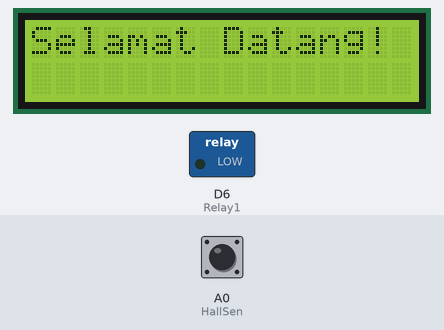
This sketch was run on a simulated ESP8266 (NodeMCU). Parts: 16×2 character LCD, switched loads named in the sketch (green lamp = pin HIGH). Inputs (shaded band) come from the test bench; at power-on: A0 (HallSen) HIGH. WiFi joins after 1.5 s; servers stay silent unless stated; what the sketch prints to the serial monitor is not drawn.

Above: at 0.1 s.
At 3.2 s:
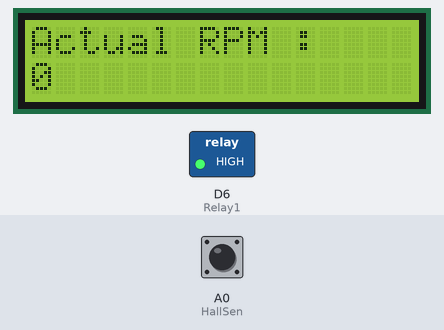
Timing chart, 0 to 4.7 s (numbered marks = the images above):
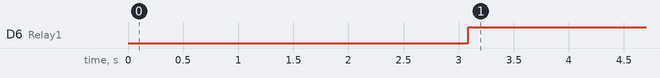

Measured:
- by itself, D6 (Relay1): LOW → HIGH at 3.1 s

The sketch:

yang_esp8266.ino
```cpp
//=================Library=====================
#include <LiquidCrystal_I2C.h>
#include <ESP8266WiFi.h>
#include <WiFiClient.h>
#include <BlynkSimpleEsp8266.h>
#include <Adafruit_MCP4725.h>
#include <Wire.h>

//===============Blynk=========================
#define BLYNK_TEMPLATE_ID "TMPL6SeCdjsT5"
#define BLYNK_DEVICE_NAME "Motor Speed Controller"
#define BLYNK_AUTH_TOKEN "edAbKzYgAjI_2O_KAt8PndWyCITZuooQ"
char auth[] = BLYNK_AUTH_TOKEN;
char ssid[] = "Galaxy A523403";
char pass[] = "fxit5608";

#define HallSen A0
#define Relay1 D6

LiquidCrystal_I2C lcd(0x27, 16, 2);
Adafruit_MCP4725 DAC;

//==========Variabel Waktu=====================
unsigned long previousMillisCheckConnection = 0;
const long intervalCheckConnection = 10000;
unsigned long previousMillisSendDataBlynk = 0;
const long intervalSendDataBlynk = 1000;
unsigned long waktuAwal;

bool Hall;
int count = 0, Hz = 0, Rpm = 0 ;
int Slider;
bool Power;
int Kecepatan;

BLYNK_WRITE(V1){
  Slider = param.asInt();
}

BLYNK_WRITE(V2){
  Power = param.asInt();
  Serial.print("Power : ");
  Serial.println(Power);
}

void setup() {
  Serial.begin(9600);
  DAC.begin(0x60);
  pinMode(HallSen,INPUT);
  pinMode(Relay1,OUTPUT);
// LCD
  lcd.init();
  lcd.backlight();
  lcd.setCursor(0,0);
  lcd.print("Selamat Datang!");
  delay(1000);
  lcd.clear();
//  Blynk
  WiFi.begin(ssid, pass); // untuk menggantikan program Blynk.begin(auth, ssid, pass, server, port);
  while (WiFi.status() != WL_CONNECTED) {
    delay(1000);
    Serial.println("Connecting to WiFi..");
  }
  Blynk.config(auth);
  lcd.clear();
}

void loop() {
unsigned long currentMillis = millis();
Kecepatan = map(Slider, 0,1500, 0,4095);
DAC.setVoltage(Kecepatan, false);
Serial.print("Slider : ");
Serial.println(Slider);
Serial.print("Kecepatan: ");
Serial.println(Kecepatan);

Hall = digitalRead(HallSen);
Serial.println(Hall);

if (currentMillis - previousMillisCheckConnection >= intervalCheckConnection) {
    previousMillisCheckConnection = currentMillis;
    CheckConnection();
  }
if (currentMillis - previousMillisSendDataBlynk >= intervalSendDataBlynk) {
    previousMillisSendDataBlynk = currentMillis;
    Serial.print("Actual RPM : ");
    Blynk.virtualWrite(V0, Rpm);
  }
if(Blynk.connected()){
    Blynk.run();
  }
if(Power == 1){
  digitalWrite(Relay1,LOW);
}
else{
  digitalWrite(Relay1,HIGH);
}

millis();
if(millis() - waktuAwal > 1000){
    Hz = count;
    count = 0;
    Rpm = (Hz*120/4)*2; // konversi Hz ke RPM
    waktuAwal = millis();
  }
if(digitalRead(HallSen) == 0){
    count++;
    //digitalWrite(led,HIGH);
    while(digitalRead(HallSen) == 0){}
  }
else{
    //digitalWrite(led,LOW);
  }

lcd.setCursor(0,0);
lcd.print("Actual RPM :    ");
lcd.setCursor(0,1);
lcd.print(Rpm);
lcd.print("   ");
}

void CheckConnection(){    // cek koneksi blynk setiap 11 detik
  if(!Blynk.connected()){
    Serial.println("Not connected to Blynk server");
    Blynk.connect();  // mencoba ulang konek ke server
  }
  else{
    Serial.println("Connected to Blynk server");
  }
}
```
